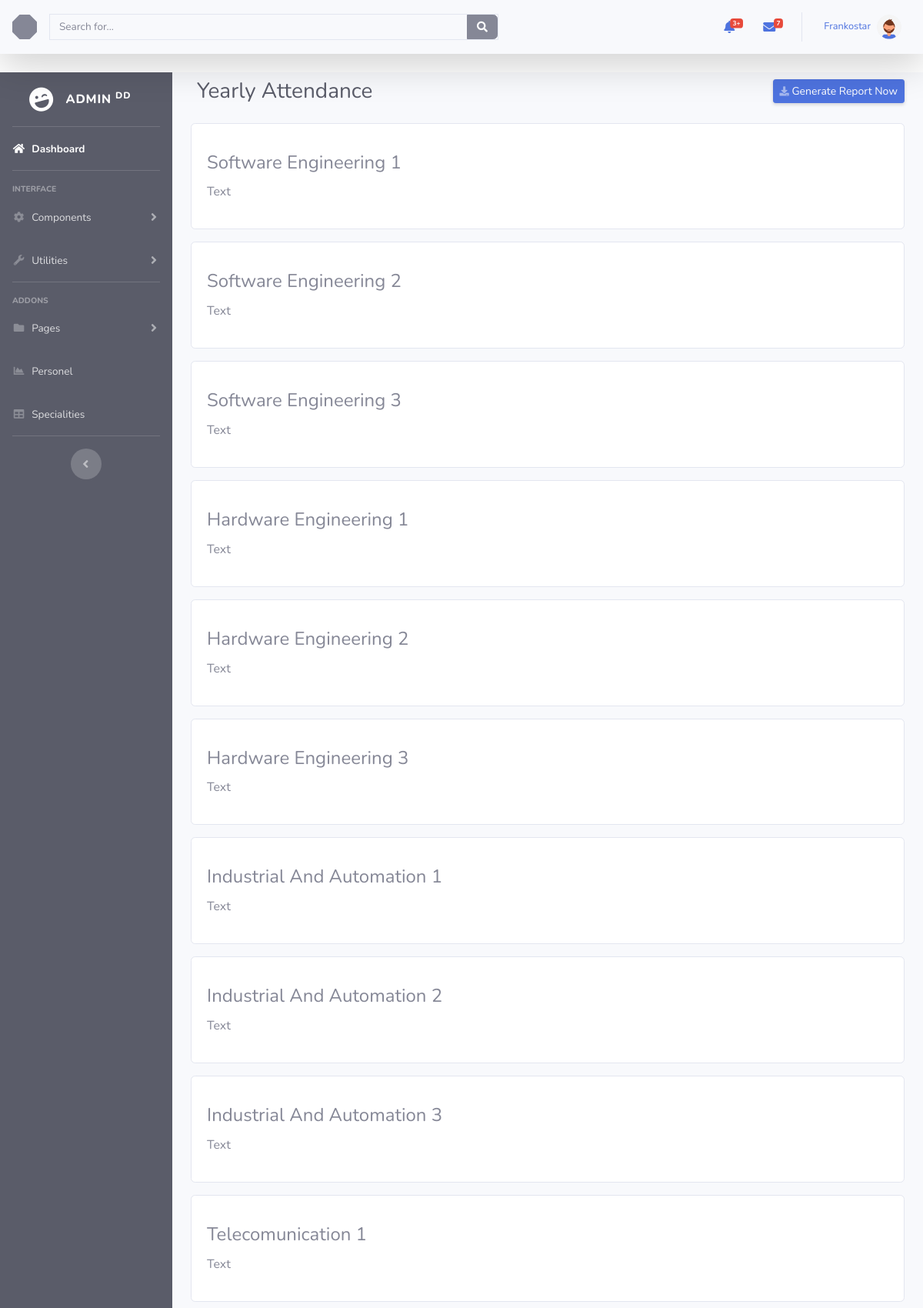
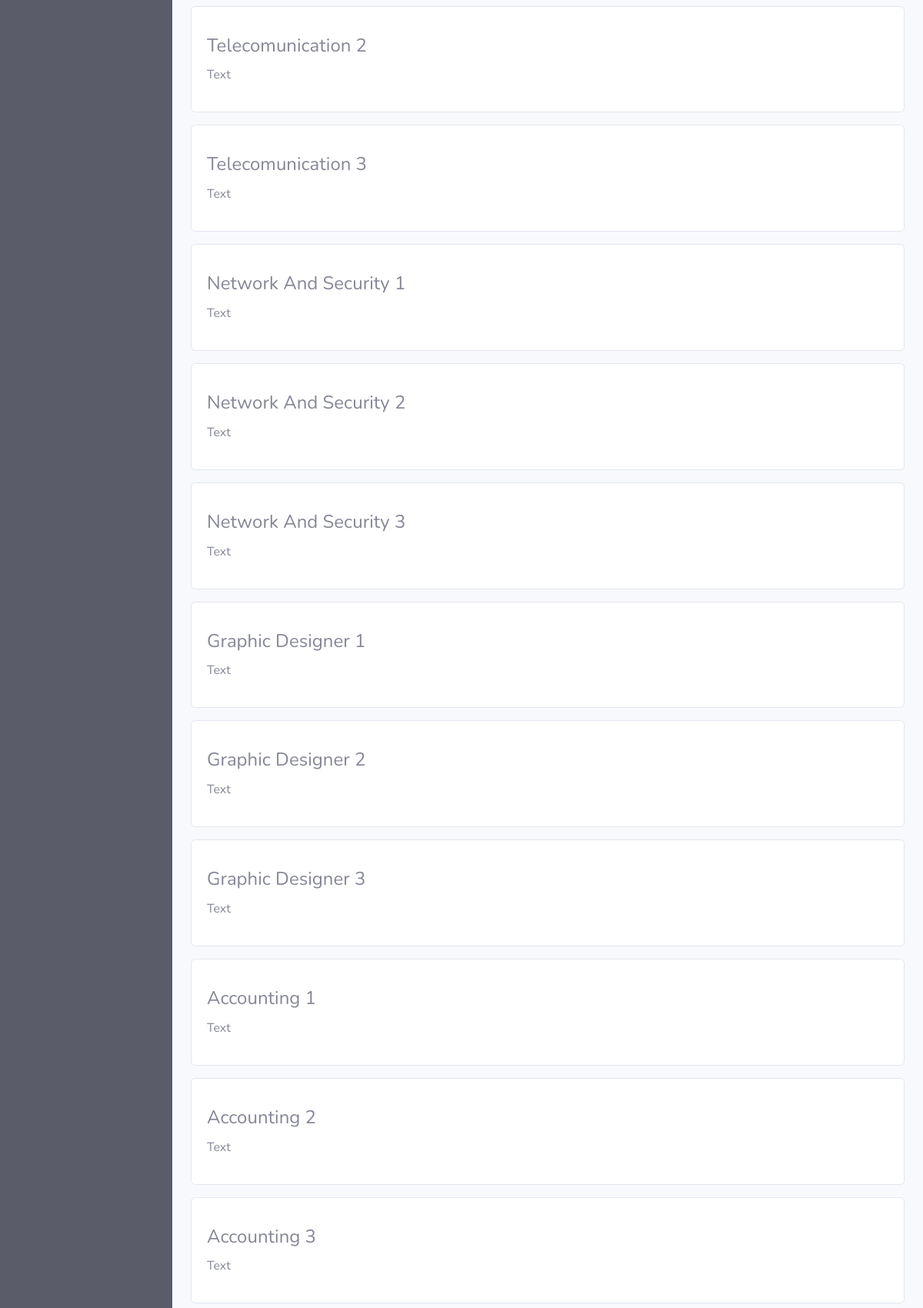
Screenshot of /ADMIN_GUI_2.0/yearlyAttendance.php (signed in, upper part) with the database file from the repository (2 pictures, top to bottom).
### tables this page shows
CREATE TABLE `specialities` (
  `speciality_id` int(11) NOT NULL,
  `speciality_name` varchar(30) NOT NULL,
  `department_id` int(11) NOT NULL
);

CREATE TABLE `levels` (
  `level_id` int(10) NOT NULL
);

### ADMIN_GUI_2.0/includes/yearlyAttendanceCRUD.php (the view)
<?php
function yearlySpecialityList()
{
    global $con;
    $query = "SELECT specialities.speciality_name as 'speciality name',levels.level_id as 'level' FROM specialities,levels,specialities_levels where specialities_levels.speciality_id = specialities.speciality_id AND specialities_levels.level_id = levels.level_id";
    $result = mysqli_query($con, $query);
    if ($result) {
        while ($row = mysqli_fetch_assoc($result)) {
            $specialityName = ucwords($row['speciality name']);
            $level = $row['level'];
            echo "<div class='card py-3 my-3'>
                    <div class='card-body'>
                        <h4 class='card-title'>" . $specialityName . " " . $level . "</h4>
                         <p class='card-text'>Text</p>
                    </div>
                 </div>";
        }
    } else {
        echo "<p>Please check your query</p>";
    }
}
?>

### rows the page displays
specialities: speciality_name "Software Engineering", levels.level_id "1", levels.level_id "2", levels.level_id "3"
specialities: speciality_name "Hardware Engineering", levels.level_id "1", levels.level_id "2", levels.level_id "3"
specialities: speciality_name "Industrial And Automation", levels.level_id "1", levels.level_id "2", levels.level_id "3"
specialities: speciality_name "Telecomunication", levels.level_id "1", levels.level_id "2", levels.level_id "3"
specialities: speciality_name "Network And Security", levels.level_id "1", levels.level_id "2", levels.level_id "3"
specialities: speciality_name "Graphic Designer", levels.level_id "1", levels.level_id "2", levels.level_id "3"
specialities: speciality_name "Accounting", levels.level_id "1", levels.level_id "2", levels.level_id "3"

### other values shown
$_SESSION['auname'] "Frankostar"
